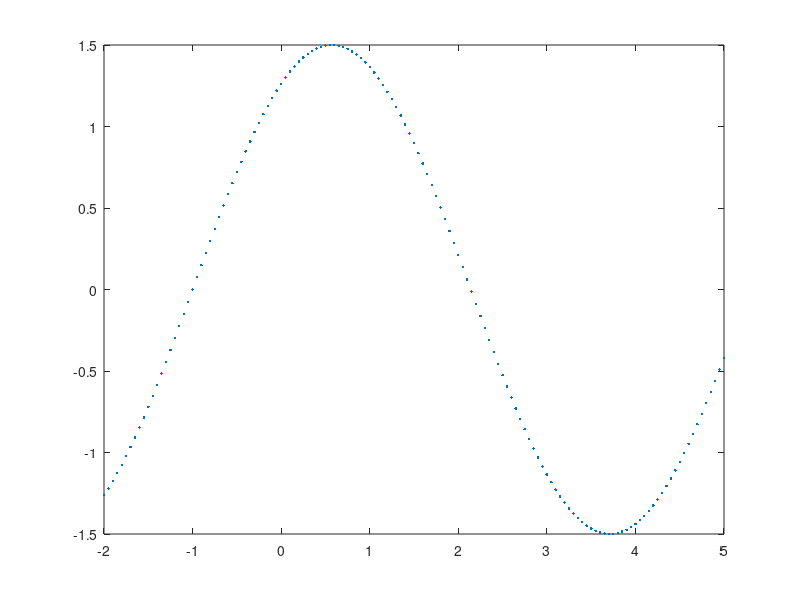

Write MATLAB code to recreate this figure.
close all
clear all
clc

x = -2:0.05:5;

y = exp(x/10);
yy = 10 * 2.^(x/7);
yyy = -1*(x-4).^2 + 5;
yyNoise = wgn(length(yy),1,-5);
yyyy = sin(x*3)./x;
yyyy = 1.5*sin(1+x);
% yyyy = -x.^5 + 5* x.^3 - 4*x
% yyyy = yyyy + yyNoise';
% yy = round(yy);
M = [x; yyyy];
plot(x,yyyy,'.')
% hold on
% plot(x,movmean(yyyy, 10))
% disp(1)
csvwrite('sin.csv',M')